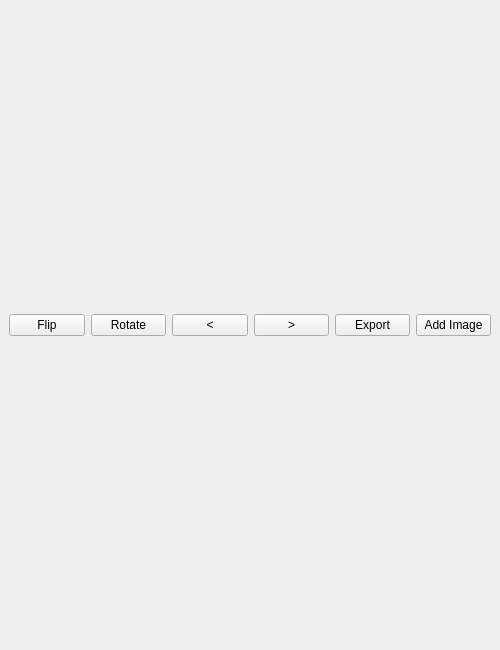
<?xml version="1.0" encoding="UTF-8"?>
<ui version="4.0">
 <class>MainWindow</class>
 <widget class="QMainWindow" name="MainWindow">
  <property name="geometry">
   <rect>
    <x>0</x>
    <y>0</y>
    <width>500</width>
    <height>650</height>
   </rect>
  </property>
  <property name="sizePolicy">
   <sizepolicy hsizetype="Maximum" vsizetype="Maximum">
    <horstretch>0</horstretch>
    <verstretch>0</verstretch>
   </sizepolicy>
  </property>
  <property name="windowTitle">
   <string>MainWindow</string>
  </property>
  <widget class="QWidget" name="ui">
   <property name="minimumSize">
    <size>
     <width>400</width>
     <height>500</height>
    </size>
   </property>
   <layout class="QHBoxLayout" name="horizontalLayout_2">
    <item>
     <layout class="QVBoxLayout" name="verticalLayout_3">
      <item>
       <layout class="QHBoxLayout" name="horizontalLayout_5">
        <item>
         <layout class="QHBoxLayout" name="horizontalLayout_6">
          <item>
           <widget class="QPushButton" name="flip_btn">
            <property name="text">
             <string>Flip</string>
            </property>
            <property name="shortcut">
             <string>F</string>
            </property>
            <property name="checkable">
             <bool>true</bool>
            </property>
           </widget>
          </item>
          <item>
           <widget class="QPushButton" name="rotate_btn">
            <property name="text">
             <string>Rotate</string>
            </property>
            <property name="shortcut">
             <string>R</string>
            </property>
            <property name="checkable">
             <bool>true</bool>
            </property>
            <property name="checked">
             <bool>false</bool>
            </property>
           </widget>
          </item>
          <item>
           <spacer name="horizontalSpacer_2">
            <property name="orientation">
             <enum>Qt::Horizontal</enum>
            </property>
            <property name="sizeHint" stdset="0">
             <size>
              <width>40</width>
              <height>20</height>
             </size>
            </property>
           </spacer>
          </item>
         </layout>
        </item>
        <item>
         <layout class="QHBoxLayout" name="horizontalLayout_8">
          <item>
           <widget class="QPushButton" name="left_btn">
            <property name="text">
             <string>&lt;</string>
            </property>
            <property name="shortcut">
             <string>Left</string>
            </property>
           </widget>
          </item>
          <item>
           <widget class="QPushButton" name="right_btn">
            <property name="text">
             <string>&gt;</string>
            </property>
            <property name="shortcut">
             <string>Right</string>
            </property>
           </widget>
          </item>
         </layout>
        </item>
        <item>
         <layout class="QHBoxLayout" name="horizontalLayout_7">
          <item>
           <spacer name="horizontalSpacer">
            <property name="orientation">
             <enum>Qt::Horizontal</enum>
            </property>
            <property name="sizeHint" stdset="0">
             <size>
              <width>40</width>
              <height>20</height>
             </size>
            </property>
           </spacer>
          </item>
          <item>
           <widget class="QPushButton" name="export_btn">
            <property name="text">
             <string>Export</string>
            </property>
            <property name="shortcut">
             <string>Ctrl+C</string>
            </property>
           </widget>
          </item>
          <item>
           <widget class="QPushButton" name="add_btn">
            <property name="text">
             <string>Add Image</string>
            </property>
            <property name="shortcut">
             <string>O</string>
            </property>
           </widget>
          </item>
         </layout>
        </item>
       </layout>
      </item>
      <item>
       <layout class="QVBoxLayout" name="verticalLayout_2"/>
      </item>
     </layout>
    </item>
    <item>
     <layout class="QVBoxLayout" name="verticalLayout"/>
    </item>
   </layout>
  </widget>
  <action name="actionOpen">
   <property name="text">
    <string>Open</string>
   </property>
  </action>
  <action name="actionSave">
   <property name="text">
    <string>Save as</string>
   </property>
  </action>
 </widget>
 <resources/>
 <connections/>
</ui>
